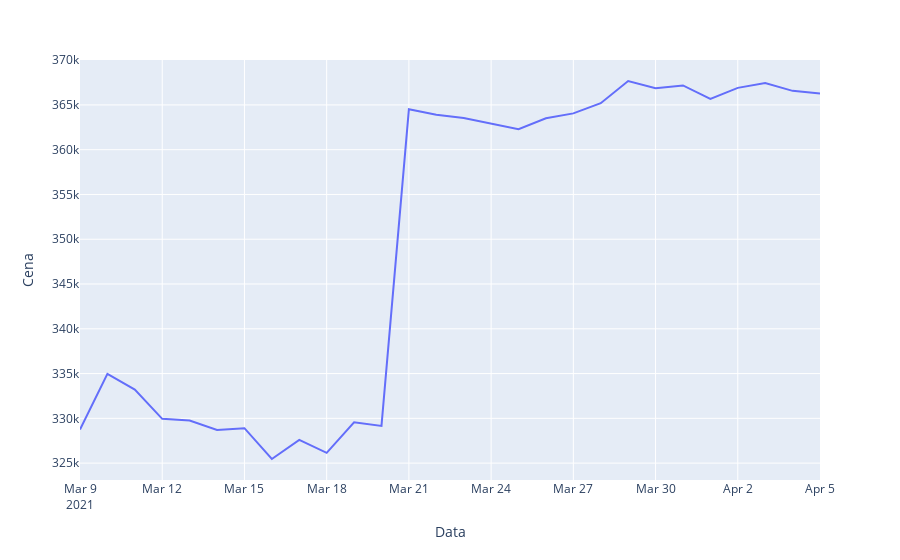

The notebook cell saved with this chart:
### Code cell
from data import calc_avg_price_per_day
import plotly.graph_objects as go
import plotly.express as px

avg_price_per_day = calc_avg_price_per_day(data)
fig = go.Figure(data=px.line(avg_price_per_day, x="Data", y="Cena"))
fig.show()

### Figure 1 — Plotly figure (JSON) as saved in the notebook; plotly's stock layout.template omitted (floating-point values rounded to 4 significant figures)
{"data": [{"hovertemplate": "Data=%{x}<br>Cena=%{y}<extra></extra>", "legendgroup": "", "line": {"color": "#636efa", "dash": "solid"}, "mode": "lines", "name": "", "orientation": "v", "showlegend": false, "type": "scatter", "x": ["2021-03-09", "2021-03-10", "2021-03-11", "2021-03-12", "2021-03-13", "2021-03-14", "2021-03-15", "2021-03-16", "2021-03-17", "2021-03-18", "2021-03-19", "2021-03-20", "2021-03-21", "2021-03-22", "2021-03-23", "2021-03-25", "2021-03-26", "2021-03-27", "2021-03-28", "2021-03-29", "2021-03-30", "2021-03-31", "2021-04-01", "2021-04-02", "2021-04-03", "2021-04-04", "2021-04-05"], "xaxis": "x", "y": [328800.0, 335000.0, 333200.0, 329900.0, 329800.0, 328700.0, 328900.0, 325500.0, 327600.0, 326200.0, 329600.0, 329200.0, 364500.0, 363900.0, 363500.0, 362300.0, 363500.0, 364100.0, 365200.0, 367700.0, 366900.0, 367200.0, 365700.0, 366900.0, 367400.0, 366600.0, 366300.0], "yaxis": "y"}], "layout": {"legend": {"tracegroupgap": 0}, "margin": {"t": 60}, "xaxis": {"anchor": "y", "domain": [0, 1], "title": {"text": "Data"}}, "yaxis": {"anchor": "x", "domain": [0, 1], "title": {"text": "Cena"}}}}
